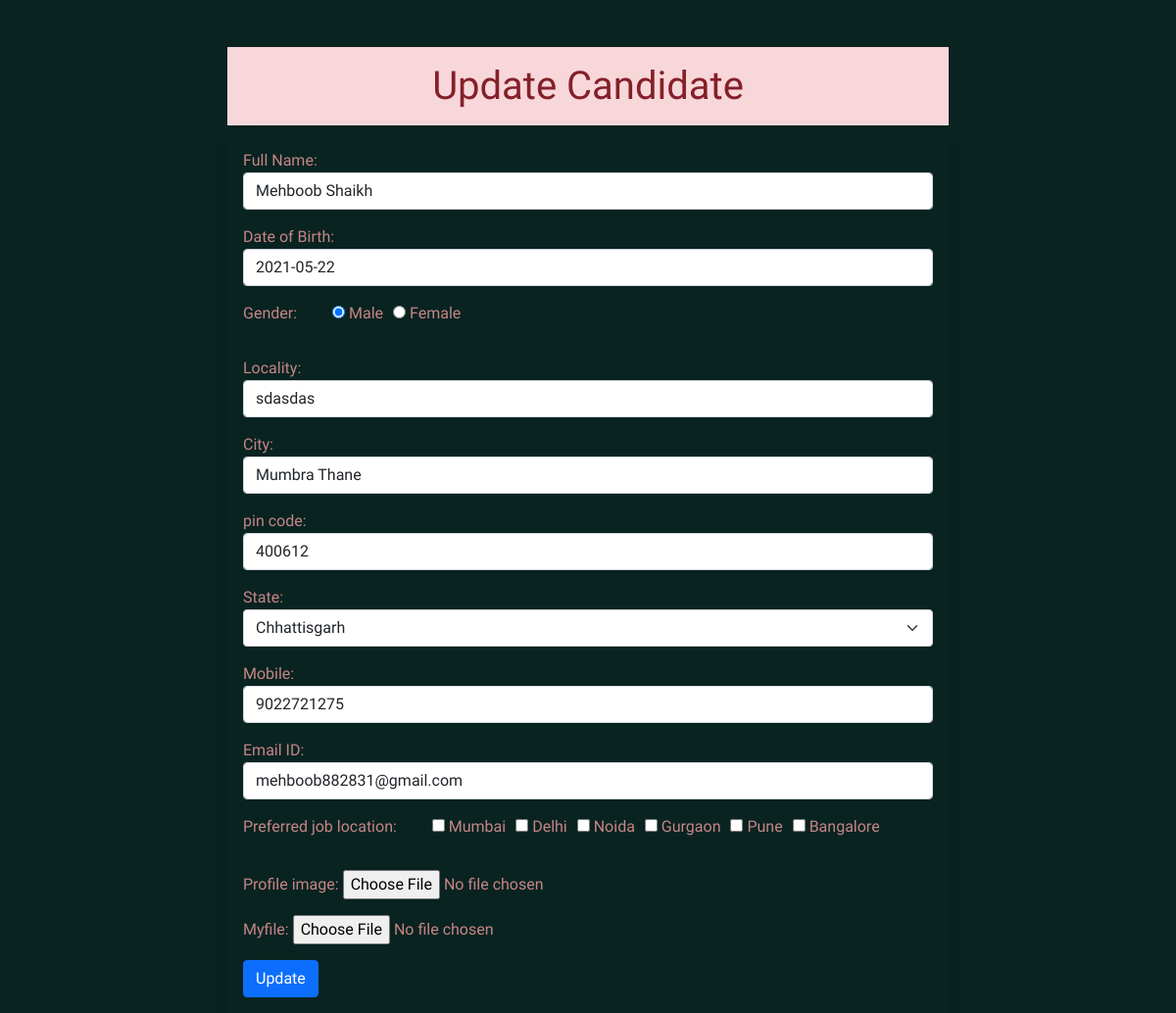
Page /update/22 on the committed database.
### app/models.py (models this page shows)
class Resume(models.Model):
    name = models.CharField(max_length=100)
    dob = models.DateField(auto_now=False,auto_now_add=False)
    gender = models.CharField(max_length=20)
    locality = models.CharField(max_length=100)
    city = models.CharField(max_length=100)
    pin = models.PositiveIntegerField()
    state = models.CharField(choices= STATE_CHOICE,max_length=50)
    mobile = models.PositiveIntegerField()
    email = models.EmailField()
    job_city = models.CharField(max_length=100)
    profile_image = models.ImageField(upload_to='profileImage',blank=True)
    myfile = models.FileField(upload_to='document',blank=True)

### app/views.py (the view)
# urls.py: path('update/<int:id>', views.UpdateCandedate, name='update'),
def UpdateCandedate(request,id):
    if request.method == "POST":
        candidate = Resume.objects.get(id=id)
        upt = ResumeForm(request.POST, request.FILES,instance=candidate)
        if upt.is_valid:
           upt.save()
           return redirect("/")
    candidate = Resume.objects.get(id=id)
    fm = ResumeForm(instance=candidate)
    return render(request,'update.html',{'candidate':candidate,'fm':fm})

### app/forms.py
class ResumeForm(forms.ModelForm):
    gender = forms.ChoiceField(choices=GENDER_CHOICES,widget=forms.RadioSelect(attrs={'id':'gender'}))
    job_city = forms.MultipleChoiceField(label='Preferred job location', choices=JOB_CHOICES,widget=forms.CheckboxSelectMultiple(attrs={'id':'job_city'}))
    class Meta:
        model = Resume
        fields = "__all__"
        labels = {'name':'Full Name','dob':'Date of Birth','pin':'pin code','mpbile':'Mobile No','email':'Email ID'}
        widgets = {'name':forms.TextInput(attrs={'class':'form-control','id':'name'}),
                   'dob':forms.DateInput(attrs={'class':'form-control','id':'datepicker'}),
                    'locality':forms.TextInput(attrs={'class':'form-control','id':'locality'}),
                    'city':forms.TextInput(attrs={'class':'form-control','id':'city'}),
                    'pin':forms.NumberInput(attrs={'class':'form-control','id':'pin'}),
                    'state':forms.Select(attrs={'class':'form-select','id':'state'}),
                    'mobile':forms.NumberInput(attrs={'class':'form-control','id':'mobile'}),
                    'email':forms.EmailInput(attrs={'class':'form-control','id':'email'})}

### app/templates/update.html (shortened to what this page needs)
{% extends 'basic.html' %}
{% block body %}
<div class="container mt-5">
<div class="row">
<div class="col-sm-8 offset-2">
<h1 class="alert-danger text-center p-3"> Update Candidate </h1>
<form action="" method="post" enctype="multipart/form-data" class="shadow p-3">
{% for f in fm %}
<div class="form-group mb-3">
{{f.label_tag}} {{f}} <small class="danger"> {{f.errors|striptags}} </small>
</div>
{% endfor %}
<input type="submit" value="Update" class="btn btn-primary">
</form>
</div>
</div>
</div>
{% endblock body %}

### app/static/style.css (style rules this page uses)
#gender,#job_city { list-style-type: none; display: inline-flex; }
#gender > li { padding-right: 10px; }
#job_city > li { padding-right: 10px; }
body { background-color: rgb(9 35 33); color: #c58686; font-family: 'Goblin One', cursive; }

### rows in the picture
Resume: fm "Mehboob Shaikh" "2021-05-22" "☑ Gender: ☐ Female" "sdasdas" "Mumbra Thane" "400612" "Chhattisgarh" "9022721275" "mehboob882831@gmail.com" "☐ ☐ ☐ ☐ ☐ ☐"

### other values in the picture
{{ f.label_tag }} "Full Name:" "Date of Birth:" "Gender:" "Locality:" "City:" "pin code:" "State:" "Mobile:" "Email ID:" "Preferred job location:" "Profile image:" "Myfile:"
